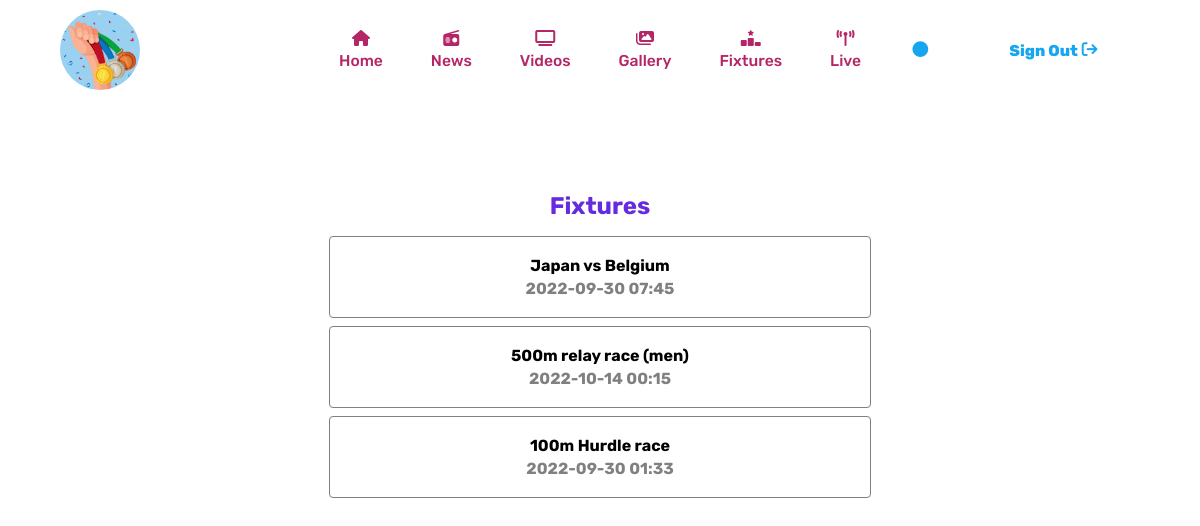
The app's page /fixtures.php with its own data.
### tables this page shows
CREATE TABLE `fixtures` (
  `fixture_id` int(11) NOT NULL,
  `fixture_title` varchar(250) NOT NULL,
  `fixture_date` varchar(250) NOT NULL,
  `fixture_category` varchar(250) NOT NULL
);

### fixtures.php (the view, shortened to what this page needs)
<?php
try {
   echo "<link rel='stylesheet' href='./style/fixtures.css'>";
} catch (\Throwable $th) {
   throw $th;
}
?>
<!DOCTYPE html>
<html lang="en">
<head>
    <link rel="stylesheet" href="https://cdnjs.cloudflare.com/ajax/libs/font-awesome/6.1.2/css/all.min.css" />
</head>
<body>
     <div class="navbar">
        <div class="logo">
            <img src="./images/medals.jpg" alt="">
        </div>
        <div class="nav-items">
            <div class="nav-link">
                <i class="fa-solid fa-house"></i>
                <a href="./home.php">Home</a>
            </div>
            <div class="nav-link">
                <i class="fa-solid fa-radio"></i>
                <a href="./news.php">News</a>
            </div>
            <div class="nav-link">
                <i class="fa-solid fa-tv"></i>
                <a href="./videos.php">Videos</a>
            </div>
            <div class="nav-link">
                <i class="fa-solid fa-images"></i>
                <a href="./gallery.php">Gallery</a>
            </div>
            <div class="nav-link">
                <i class="fa-solid fa-ranking-star"></i>
                <a href="./fixtures.php">Fixtures</a>
            </div>
            <div class="nav-link">
                <i class="fa-solid fa-tower-broadcast"></i>
                <a href="live.php" target='_blank'>Live</a>
            </div>
        </div>
        <div class="nav-btns">
            <a href="profile.php" id='profile'><?php echo $fullname ?>
                <i class="fa-solid fa-circle"></i>
            </a>
            <form action="" method="post" style="align-self: center;">
                <a href="./logout.php" class="login-btn" type="submit" name="sign-out">
                    Sign Out
                    <i class="fa-solid fa-arrow-right-from-bracket"></i>
                </a>
            </form>
        </div>
    </div>
    <div class="main-section">
        <div class="heading">
            <h2>Fixtures</h2>
        </div>
        <div class="card-section">
        <?php
          global $db_connection;
           $query ="SELECT * FROM fixtures ORDER BY fixture_id DESC";
           $result = mysqli_query($db_connection, $query);
           while($row=mysqli_fetch_assoc($result)){
              $fixture_title = $row['fixture_title'];
              $fixture_date = $row['fixture_date'];
              echo "<div class='card'>
              <h4>$fixture_title</h4>
              <p>$fixture_date</p>
            </div>";
           }
        ?>
        </div>
    </div>
</body>
</html>

### style/fixtures.css (style rules this page uses)
* { font-family: "Rubik", sans-serif; }
body { box-sizing: border-box; width: 100%; height: 100vh; margin: 0; padding: 0; }
.navbar { box-sizing: border-box; width: 90%; height: 12.5vh; margin: auto auto; padding: 0; display: grid; grid-template-columns: 25% 50% 25%; grid-template-rows: 100%; justify-items: center; align-items: center; }
.navbar .logo { width: 100%; display: flex; flex-direction: row; justify-content: flex-start; align-items: center; }
.navbar .logo img { height: 5em; border-radius: 50%; }
.navbar .nav-items { display: flex; flex-direction: row; justify-content: center; align-items: center; }
.navbar .nav-items .nav-link { display: flex; flex-direction: column; justify-content: center; align-items: center; margin: 0 1.5em; }
.navbar .nav-items .nav-link a { font-size: 0.98em; text-decoration: none; color: #B52666; font-weight: 500; }
.navbar .nav-items .nav-link i { color: #B52666; margin-bottom: 0.3em; }
.navbar .nav-btns { display: flex; flex-direction: row; justify-content: space-around; align-items: center; width: 100%; grid-column-start: 3; grid-column-end: 4; grid-row-start: 1; grid-row-end: 2; }
.navbar .nav-btns a { align-self: center; display: flex; align-items: center; text-decoration: none; color: #16A6F1; font-weight: bold; margin: 0; padding: 0; }
.navbar .nav-btns a i { margin: 0.25em; }
.navbar .nav-btns form { margin: 0; padding: 0; }
.navbar .nav-btns a { box-sizing: border-box; width: auto; height: auto; margin: 0 1em; padding: 0.75em 0.5em; background-color: white; color: #16A6F1; border: none; border-radius: 0.25em; cursor: pointer; font-size: 0.98em; font-weight: 800; outline: none; text-decoration: none; }
.login-btn i { transform: rotateX(360deg); }
.main-section { width: 90%; margin: 5em auto; display: flex; flex-direction: column; justify-content: flex-start; align-items: center; position: relative; }
.main-section h2 { width: 100%; color: #672BDF; margin: 0.5em; }
.main-section .card-section { width: 100%; display: flex; flex-direction: column; justify-content: flex-start; align-items: center; }
.main-section .card-section .card { border: 0.1em solid grey; width: 50%; height: 5em; display: flex; flex-direction: column; justify-content: center; align-items: center; border-radius: 0.25em; margin: 0.25em; }
.main-section .card-section .card h4 { margin: 0.1em 0; }
.main-section .card-section .card p { margin: 0.1em 0; color: grey; font-weight: bold; }

### records on screen
fixtures: fixture_title "Japan vs Belgium", fixture_date "2022-09-30 07:45"
fixtures: fixture_title "500m relay race (men)", fixture_date "2022-10-14 00:15"
fixtures: fixture_title "100m Hurdle race", fixture_date "2022-09-30 01:33"
